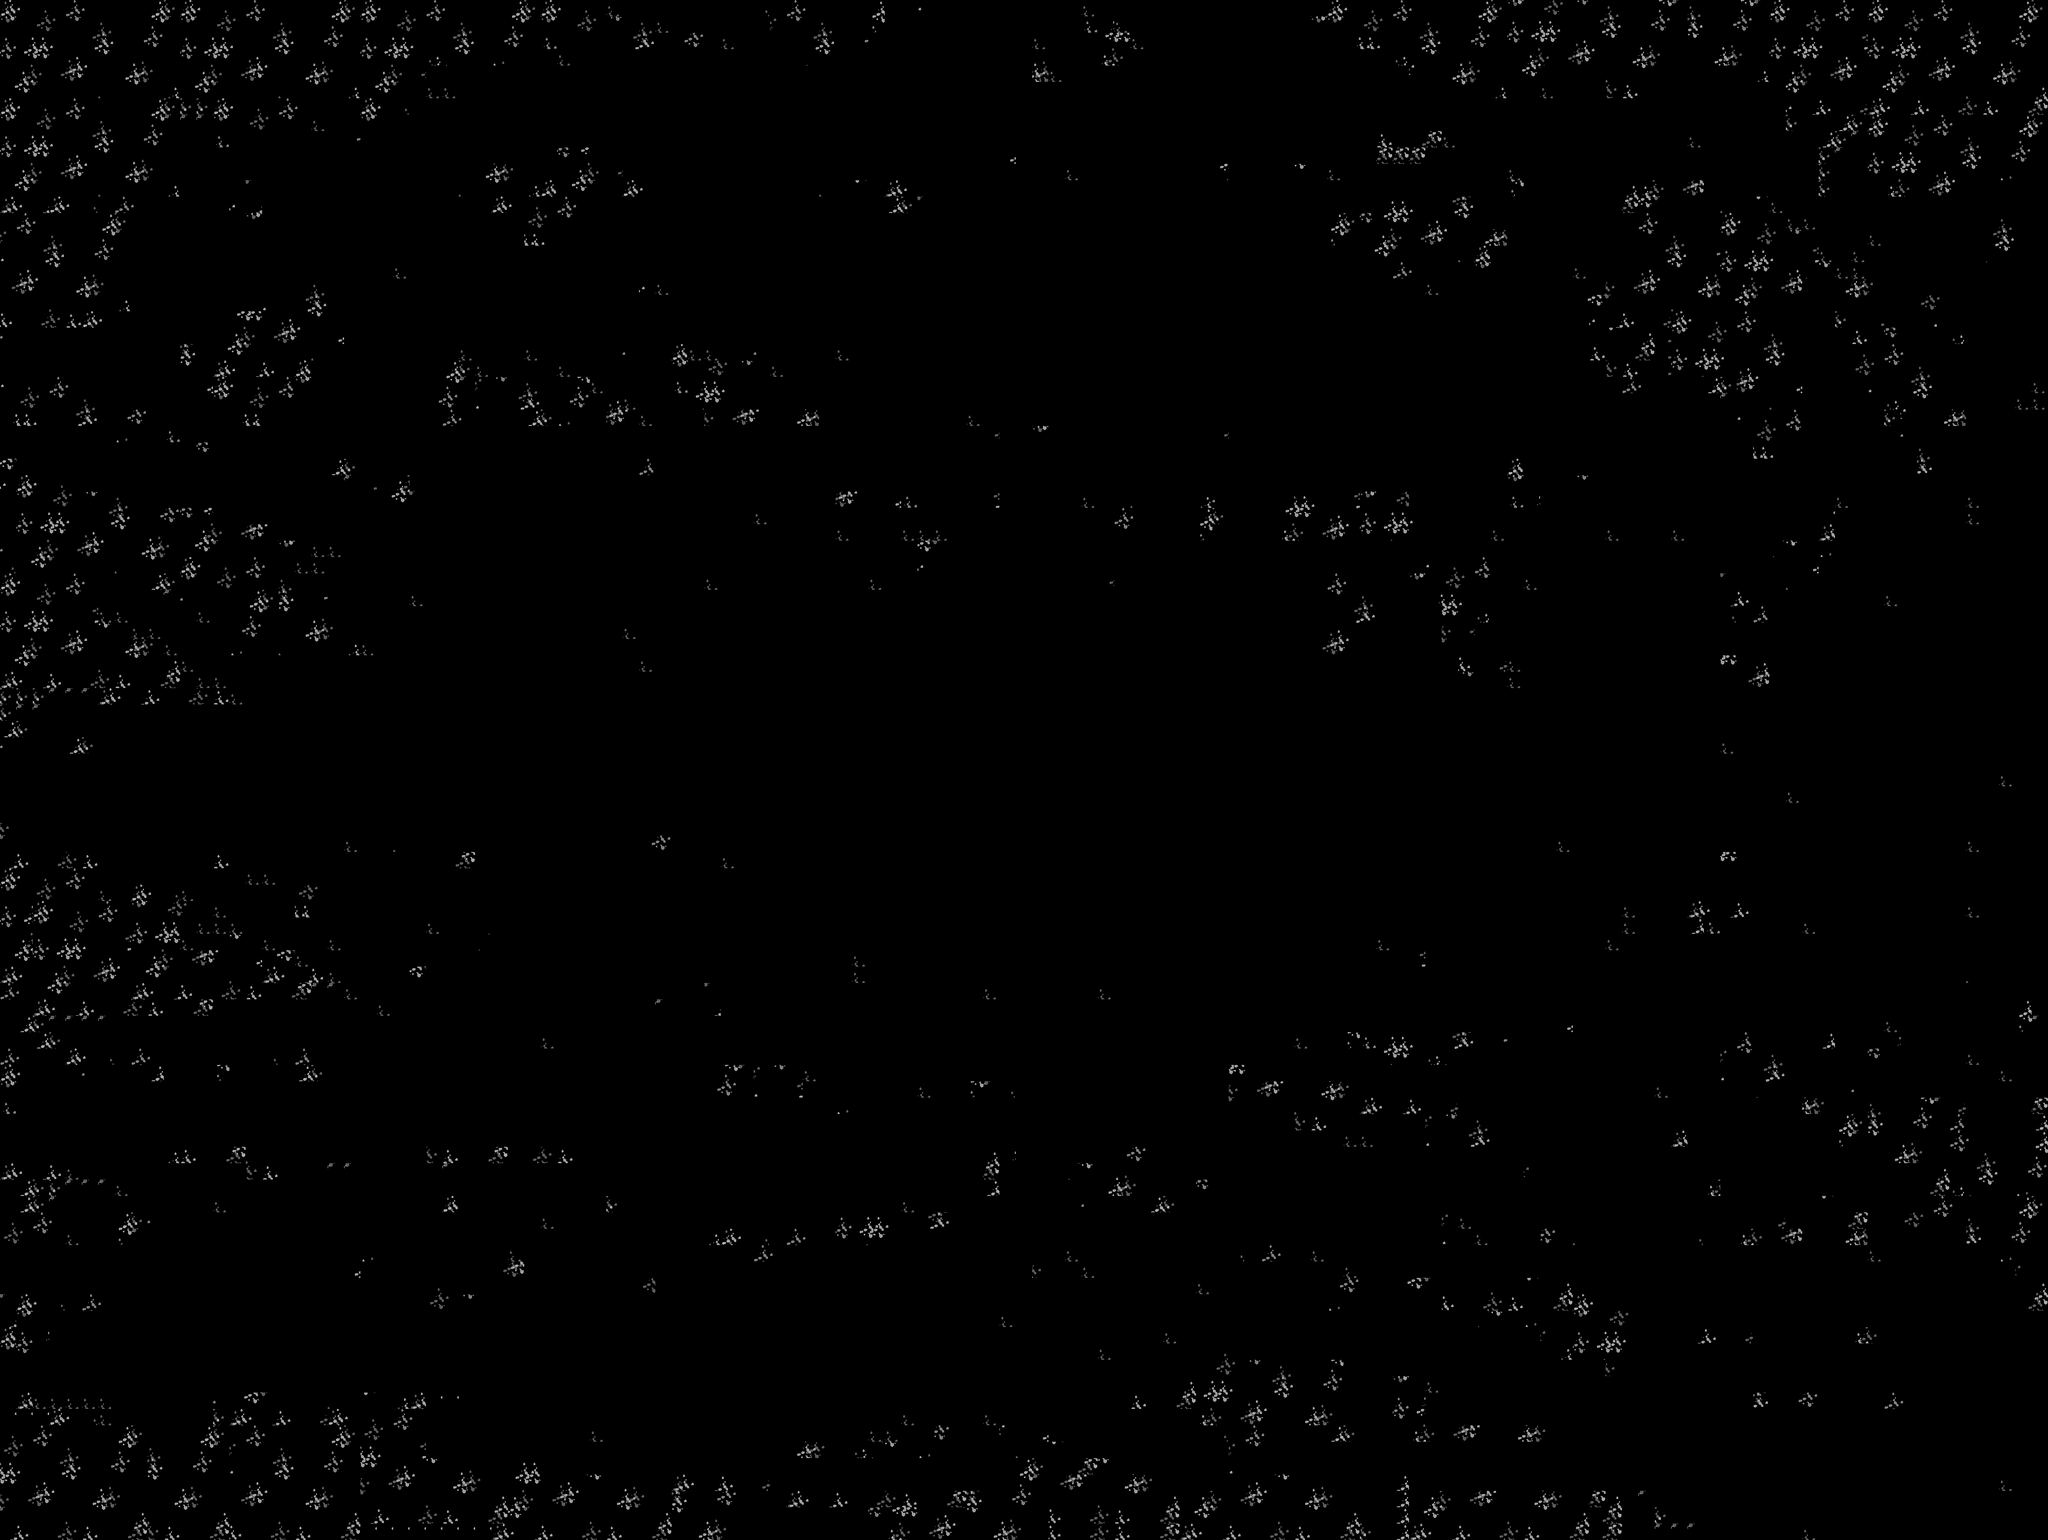

This game map was drawn from its Tiled (.tmx) file and the tilesets committed beside it. A one-line description and the trimmed map source follow:
An orthogonal 125x94 tile map with 32x32 px tiles, 1 tile layer (Tile Layer 1).

<map version="1.10" tiledversion="1.11.2" orientation="orthogonal" renderorder="right-down" width="125" height="94" tilewidth="32" tileheight="32" infinite="0" nextlayerid="2" nextobjectid="1">
 <tileset firstgid="1" source="tileset1.tsx" />
 <layer id="1" name="Tile Layer 1" width="125" height="94">
  <data>[11750 cells, 11750 non-empty, 77 distinct tile ids]</data>
 </layer>
</map>
